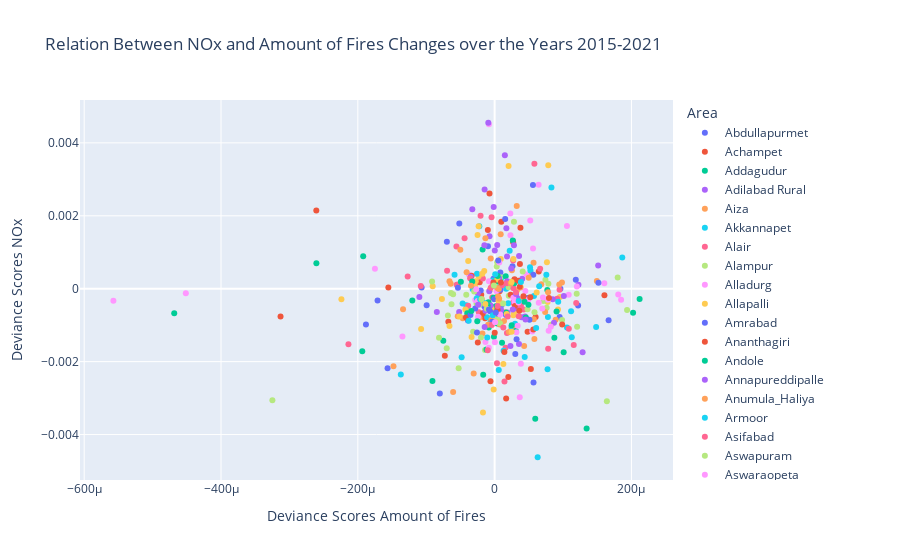

The cell this chart's notebook holds for it:
### Code cell
os.chdir('c:\\Users\\Jesse\\OneDrive\\Documenten\\Master BAOR\\Thesis\\GitHub\\dicra\\analytics\\notebooks\\crop_fires\\DPPD_Jesse\\NOx')
NOx_df = pd.read_csv('NOx_years_mandal.csv', index_col=0)
correlation(NOx_df, 2021, 'NOx', mandal_boundaries, 'Mandal_Nam')
